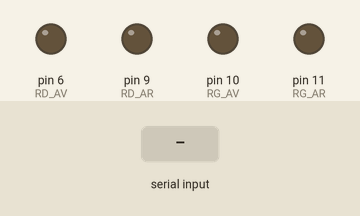
The sketch below on a simulated Arduino Uno, built with avr-gcc and run on an emulated ATmega328P. Shown: output pins drawn as LEDs (lit = HIGH). The test bench sets the inputs (shaded band). What the sketch prints to the serial monitor is not drawn.

Above: at 1.2 s.
1.3 s: "1" received over Serial
At 2.0 s:
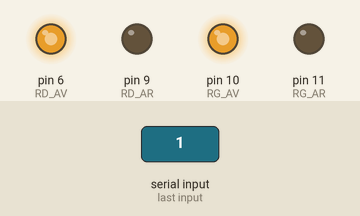
Timing chart, 0 to 4.3 s (numbered marks = the images above; inputs shaded):
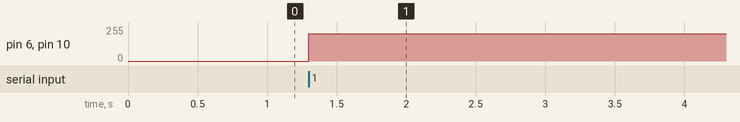

The sketch:

sketch-car.ino
```cpp
#define RG_AV 10
#define RG_AR 11
#define RD_AV 6
#define RD_AR 9

int vitesse =80;
int commande=0;
bool ifNewCommand=false;
void piloterVoiture(int cmd, int commandTime=30000000){
  if(cmd=='c'  && vitesse<=90){vitesse=vitesse+10;}
  else if(cmd=='c'  && vitesse>0){vitesse=vitesse-10;}
  int carSpeed=map(vitesse,0,100,0,255);
  arreterRobot();

  switch(cmd){
    case '1':{//avancer
      analogWrite(RD_AV,carSpeed);
      analogWrite(RG_AV,carSpeed);
    }break;
     case '2':{//reculer
      analogWrite(RD_AR,carSpeed);
      analogWrite(RG_AR,carSpeed);
    }break;
     case '3':{//touener a droite
      analogWrite(RD_AR,carSpeed);
      analogWrite(RG_AV,carSpeed);
    }break;
     case '4':{//tourner a gauche
      analogWrite(RD_AV,carSpeed);
      analogWrite(RG_AR,carSpeed);
    }break;
}
delay(commandTime);
arreterRobot();
}
void arreterRobot(){
  analogWrite(RD_AV,0);
  analogWrite(RD_AR,0);
  analogWrite(RG_AV,0);
  analogWrite(RG_AR,0);
}

void setup(){
  Serial.begin(115200);
  Serial.println("Configuration du robot ");
  pinMode(RG_AV,OUTPUT);
  pinMode(RG_AR,OUTPUT);
  pinMode(RD_AV,OUTPUT);
  pinMode(RD_AR,OUTPUT);
  Serial.println("Arret des roues");
  arreterRobot();
  Serial.println("Le robot attend ta commande:");
}
void loop(){
  if(Serial.available()){
    commande =Serial.read();
    ifNewCommand=true;
  }
  if (ifNewCommand){  //vrai
    piloterVoiture(commande);
    ifNewCommand=false;
    }
  }
```

Measured:
- after the input at 1.3 s, pin 6 (RD_AV), pin 10 (RG_AV): 0/255 → 204/255 at once
